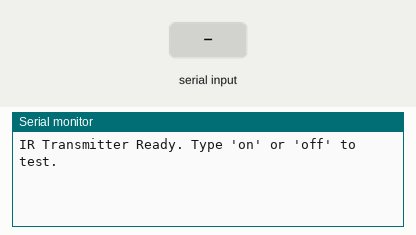
Recording of a sketch running on a simulated ESP32. Parts: the last lines printed to the serial monitor. The inputs (shaded band) are chosen by the test bench.

Above: at 1.2 s.
1.3 s: "on\n" received over Serial
At 1.8 s:
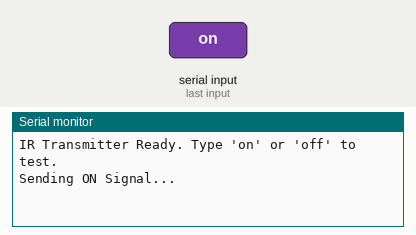
2.8 s: "off\n" received over Serial
At 4.0 s:
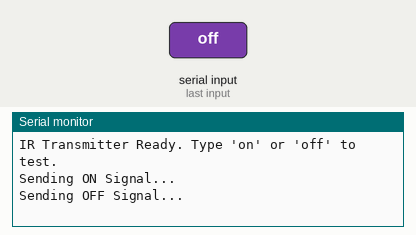
4.3 s: "1\n" received over Serial
At 5.2 s:
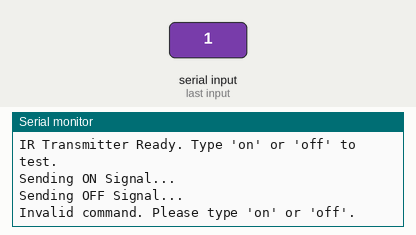

The sketch:

ESP32_IR_LED_RAW_TRANSMIT.ino
```cpp
#include <IRremote.h>

#define IR_SEND_PIN 4

// Raw data for Power Off
uint16_t powerOffSignal[] = {
  2890950, 1050, 550, 1050, 500, 1050, 550, 1050, 500, 1050, 2550,
  1050, 500, 1050, 500, 1050, 550, 1050, 2500, 1050, 550, 1000, 2550,
  1050, 2550, 1050, 550, 1000, 550, 1000, 550, 1000, 2600, 1000
};

// Raw data for Power On
uint16_t powerOnSignal[] = {
  2890950, 1050, 550, 1050, 500, 1050, 2550, 1050, 2500, 1050, 550,
  1050, 500, 1050, 2550, 1050, 2500, 1050, 2500, 1050, 550, 1050, 500,
  1050, 500, 1050, 2550, 1050, 500, 1050, 550, 1050, 500, 1050, 2550,
  1050, 500, 1050, 500, 1050, 550, 1050, 500, 1050, 550, 1050, 500,
  1050, 500, 1050, 550, 1050, 500, 1050, 500, 1050, 550, 1050, 500,
  1050, 500, 1050, 550, 1050, 500, 1050, 2550, 1050, 500, 1050, 550,
  1050, 500, 1050, 500, 1050, 550, 1050, 500, 1050, 500, 1050, 550,
  1000, 550, 1000, 550, 1000, 550, 1000, 2600, 1000, 550, 1000, 600,
  1000, 550, 1000, 550, 1000, 600, 1000, 2550, 1050, 2550, 1000, 550,
  1050, 550, 1000, 550, 1000, 2600, 1000
};

void setup() {
  Serial.begin(9600);
  IrSender.begin(IR_SEND_PIN);
  Serial.println("IR Transmitter Ready. Type 'on' or 'off' to test.");
}

void loop() {
  if (Serial.available()) {
    String command = Serial.readStringUntil('\n');
    command.trim();

    if (command.equalsIgnoreCase("on")) {
      Serial.println("Sending ON Signal...");
      IrSender.sendRaw(powerOnSignal, sizeof(powerOnSignal) / sizeof(powerOnSignal[0]), 38);
    } else if (command.equalsIgnoreCase("off")) {
      Serial.println("Sending OFF Signal...");
      IrSender.sendRaw(powerOffSignal, sizeof(powerOffSignal) / sizeof(powerOffSignal[0]), 38);
    } else {
      Serial.println("Invalid command. Please type 'on' or 'off'.");
    }
  }
}
```

Measured:
- after the input at 1.3 s, the serial monitor: prints a new line at once (image 1)
- after the input at 2.8 s, the serial monitor: prints a new line at once (image 2)
- after the input at 4.3 s, the serial monitor: prints a new line at once (image 3)
